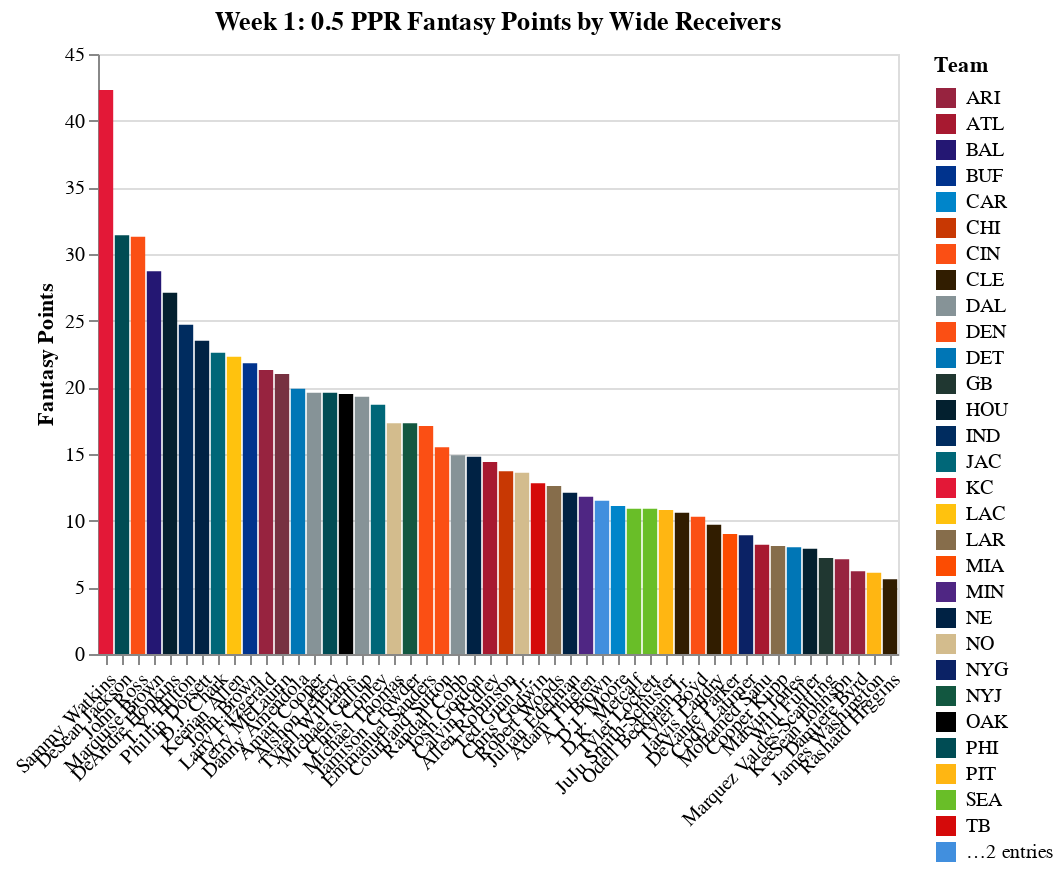

The notebook cell this image was saved under:
### Code cell
chart

### Figure 1 — Vega-Lite specification as saved in the notebook (floating-point values rounded to 4 significant figures)
{"$schema": "https://vega.github.io/schema/vega-lite/v3.4.0.json", "config": {"background": "white", "mark": {"tooltip": null}, "view": {"height": 300, "width": 400}}, "data": {"name": "data-98f5b7b81574b66f3487ddc3ae065ccb"}, "datasets": {"data-98f5b7b81574b66f3487ddc3ae065ccb": [{"FantasyPoints": 42.3, "Player": "Sammy Watkins", "Team": "KC"}, {"FantasyPoints": 19.3, "Player": "Michael Gallup", "Team": "DAL"}, {"FantasyPoints": 31.3, "Player": "John Ross", "Team": "CIN"}, {"FantasyPoints": 31.4, "Player": "DeSean Jackson", "Team": "PHI"}, {"FantasyPoints": 28.7, "Player": "Marquise Brown", "Team": "BAL"}, {"FantasyPoints": 22.6, "Player": "D.J. Chark", "Team": "JAC"}, {"FantasyPoints": 21, "Player": "Terry McLaurin", "Team": "WAS"}, {"FantasyPoints": 22.3, "Player": "Keenan Allen", "Team": "LAC"}, {"FantasyPoints": 21.8, "Player": "John Brown", "Team": "BUF"}, {"FantasyPoints": 17.3, "Player": "Michael Thomas", "Team": "NO"}, {"FantasyPoints": 15.5, "Player": "Courtland Sutton", "Team": "DEN"}, {"FantasyPoints": 21.3, "Player": "Larry Fitzgerald", "Team": "ARI"}, {"FantasyPoints": 27.1, "Player": "DeAndre Hopkins", "Team": "HOU"}, {"FantasyPoints": 19.6, "Player": "Amari Cooper", "Team": "DAL"}, {"FantasyPoints": 19.5, "Player": "Tyrell Williams", "Team": "OAK"}, {"FantasyPoints": 19.9, "Player": "Danny Amendola", "Team": "DET"}, {"FantasyPoints": 13.7, "Player": "Allen Robinson", "Team": "CHI"}, {"FantasyPoints": 13.6, "Player": "Ted Ginn Jr.", "Team": "NO"}, {"FantasyPoints": 11.5, "Player": "A.J. Brown", "Team": "TEN"}, {"FantasyPoints": 17.3, "Player": "Jamison Crowder", "Team": "NYJ"}, {"FantasyPoints": 18.7, "Player": "Chris Conley", "Team": "JAC"}, {"FantasyPoints": 23.5, "Player": "Phillip Dorsett", "Team": "NE"}, {"FantasyPoints": 10.9, "Player": "D.K. Metcalf", "Team": "SEA"}, {"FantasyPoints": 24.7, "Player": "T.Y. Hilton", "Team": "IND"}, {"FantasyPoints": 17.1, "Player": "Emmanuel Sanders", "Team": "DEN"}, {"FantasyPoints": 12.1, "Player": "Julian Edelman", "Team": "NE"}, {"FantasyPoints": 10.8, "Player": "JuJu Smith-Schuster", "Team": "PIT"}, {"FantasyPoints": 11.1, "Player": "D.J. Moore", "Team": "CAR"}, {"FantasyPoints": 9, "Player": "DeVante Parker", "Team": "MIA"}, {"FantasyPoints": 8.9, "Player": "Cody Latimer", "Team": "NYG"}, {"FantasyPoints": 14.8, "Player": "Josh Gordon", "Team": "NE"}, {"FantasyPoints": 10.6, "Player": "Odell Beckham Jr.", "Team": "CLE"}, {"FantasyPoints": 12.6, "Player": "Robert Woods", "Team": "LAR"}, {"FantasyPoints": 14.9, "Player": "Randall Cobb", "Team": "DAL"}, {"FantasyPoints": 7.9, "Player": "Will Fuller", "Team": "HOU"}, {"FantasyPoints": 9.7, "Player": "Jarvis Landry", "Team": "CLE"}, {"FantasyPoints": 14.4, "Player": "Calvin Ridley", "Team": "ATL"}, {"FantasyPoints": 10.3, "Player": "Tyler Boyd", "Team": "CIN"}, {"FantasyPoints": 8.2, "Player": "Mohamed Sanu", "Team": "ATL"}, {"FantasyPoints": 8, "Player": "Marvin Jones", "Team": "DET"}, {"FantasyPoints": 12.8, "Player": "Chris Godwin", "Team": "TB"}, {"FantasyPoints": 7.2, "Player": "Marquez Valdes-Scantling", "Team": "GB"}, {"FantasyPoints": 6.1, "Player": "James Washington", "Team": "PIT"}, {"FantasyPoints": 19.6, "Player": "Alshon Jeffery", "Team": "PHI"}, {"FantasyPoints": 5.6, "Player": "Rashard Higgins", "Team": "CLE"}, {"FantasyPoints": 7.1, "Player": "KeeSean Johnson", "Team": "ARI"}, {"FantasyPoints": 8.1, "Player": "Cooper Kupp", "Team": "LAR"}, {"FantasyPoints": 10.9, "Player": "Tyler Lockett", "Team": "SEA"}, {"FantasyPoints": 11.8, "Player": "Adam Thielen", "Team": "MIN"}, {"FantasyPoints": 6.2, "Player": "Damiere Byrd", "Team": "ARI"}]}, "encoding": {"color": {"field": "Team", "scale": {"domain": ["ARI", "ATL", "BAL", "BUF", "CAR", "CHI", "CIN", "CLE", "DAL", "DEN", "DET", "GB", "HOU", "IND", "JAC", "KC", "LAC", "LAR", "MIA", "MIN", "NE", "NO", "NYG", "NYJ", "OAK", "PHI", "PIT", "SEA", "TB", "TEN", "WAS"], "range": ["#97233F", "#A71930", "#241773", "#00338D", "#0085CA", "#C83803", "#FB4F14", "#311D00", "#869397", "#FB4F14", "#0076B6", "#203731", "#03202F", "#002C5F", "#006778", "#E31837", "#FFC20E", "#866D4B", "#FC4C02", "#4F2683", "#002244", "#D3BC8D", "#0B2265", "#125740", "#000000", "#004C54", "#FFB612", "#69BE28", "#D50A0A", "#418FDE", "#773141"]}, "type": "nominal"}, "x": {"axis": {"labelAngle": -45, "title": ""}, "field": "Player", "sort": {"field": "FantasyPoints", "op": "sum", "order": "descending"}, "type": "nominal"}, "y": {"axis": {"title": "Fantasy Points"}, "field": "FantasyPoints", "type": "quantitative"}}, "mark": "bar", "title": "Week 1: 0.5 PPR Fantasy Points by Wide Receivers"}
